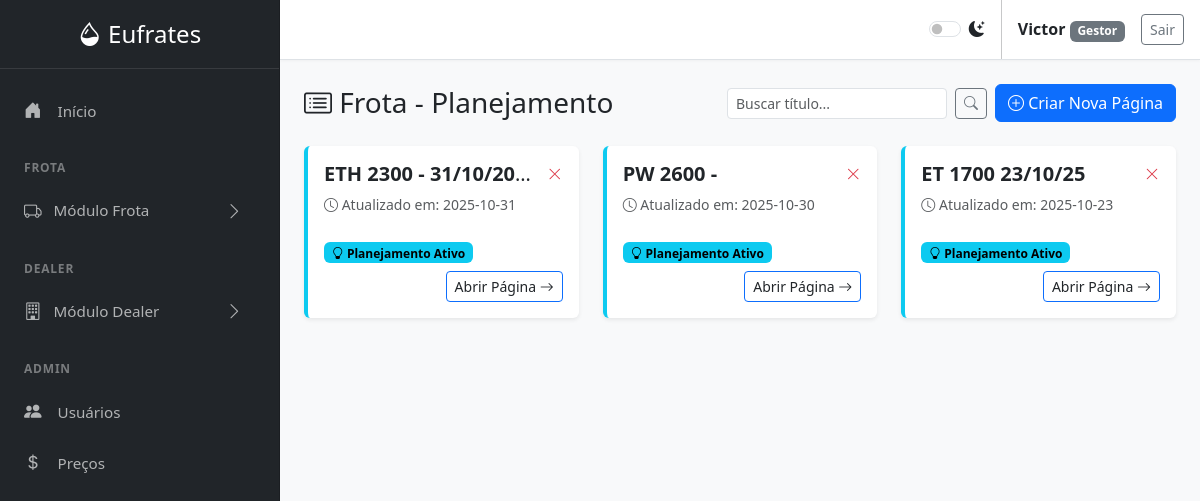
The page /frota-notion (signed in) on the database its author committed.
### tables this page shows
CREATE TABLE users (
        id INTEGER PRIMARY KEY AUTOINCREMENT,
        username TEXT NOT NULL UNIQUE,
        password_hash TEXT NOT NULL,
        role TEXT NOT NULL CHECK(role IN ('Gestor', 'Comprador', 'Padrão'))
    );

CREATE TABLE notion_pages (
        id INTEGER PRIMARY KEY AUTOINCREMENT,
        user_id INTEGER NOT NULL,
        category TEXT NOT NULL, -- 'frota' ou 'historico'
        title TEXT NOT NULL,
        content TEXT, -- Markdown ou texto para simular blocos
        status TEXT DEFAULT 'Ativa', -- 'Ativa', 'Transferida', 'Manual'
        data_registro TEXT DEFAULT CURRENT_TIMESTAMP,
        FOREIGN KEY (user_id) REFERENCES users (id)
    );

### frota.py (the view)
@frota_bp.route('/frota-notion', methods=['GET'])
@login_required
def frota_notion():
    search_query = request.args.get('search', '')
    pages = get_notion_pages_by_category('frota', search_query if search_query else None)
    order_status = {'Ativa': 1, 'Transferida': 2, 'Manual': 3}
    pages.sort(key=lambda x: order_status.get(x['status'], 99))
    return render_template('frota_notion.html', active_page='frota_notion', pages=pages, search_query=search_query)

### database.py (called while the page is built)
def get_db_connection():
    conn = sqlite3.connect('abastecimentos.db')
    conn.row_factory = sqlite3.Row
    return conn

def get_user_by_id(user_id):
    conn = get_db_connection()
    user = conn.execute('SELECT * FROM users WHERE id = ?', (user_id,)).fetchone()
    conn.close()
    return user

def get_notion_pages_by_category(category, search_query=None):
    conn = get_db_connection()
    query = "SELECT * FROM notion_pages WHERE category = ?"
    params = [category]
    if search_query:
        query += " AND title LIKE ?"
        params.append(f'%{search_query}%')
    query += " ORDER BY data_registro DESC"
    df = pd.read_sql(query, conn, params=params)
    conn.close()
    return df.to_dict('records')

### utils.py (called while the page is built)
def inject_now():
    return {'now': datetime.now(), 'g': g}

def load_logged_in_user():
    user_id = session.get('user_id')
    g.user = get_user_by_id(user_id) if user_id else None

def login_required(view):
    @wraps(view)
    def wrapped_view(*args, **kwargs):
        if g.user is None:
            flash('Você precisa estar logado para acessar esta página.', 'warning')
            return redirect(url_for('auth.login'))
        return view(*args, **kwargs)
    return wrapped_view

### templates/frota_notion.html (shortened to what this page needs)
{% extends "base.html" %}
{% block content %}
<div class="d-flex justify-content-between align-items-center mb-4">
    <h1 class="h3 mb-0"><i class="bi bi-card-list"></i> Frota - Planejamento</h1>
    <div class="d-flex gap-2">
        <form method="GET" action="{{ url_for('frota.frota_notion') }}" class="d-flex align-items-center">
            <input type="text" name="search" class="form-control form-control-sm me-2" placeholder="Buscar título..." value="{{ search_query or '' }}">
            <button type="submit" class="btn btn-sm btn-outline-secondary" title="Buscar"><i class="bi bi-search"></i></button>
        </form>
        <button class="btn btn-primary" data-bs-toggle="modal" data-bs-target="#novaPaginaModal">
            <i class="bi bi-plus-circle"></i> Criar Nova Página
        </button>
    </div>
</div>
<div class="row row-cols-1 row-cols-md-2 row-cols-lg-3 g-4" id="page-list-container">
    {% for page in pages %}
    <div class="col">
        <div class="card h-100 notion-page-card shadow-sm border-0 border-start border-4
                    {% if page.status == 'Ativa' %}border-info{% elif page.status == 'Transferida' %}border-success{% else %}border-secondary{% endif %}"
             style="transition: transform 0.2s ease;">
            <div class="card-body d-flex flex-column">
                <div class="d-flex justify-content-between align-items-start">
                    <h5 class="card-title text-truncate mb-1">
                        <a href="{{ url_for('frota.notion_page_detail', id=page.id) }}" class="text-decoration-none text-body fw-bold">
                            {{ page.title }}
                        </a>
                    </h5>
                    <button class="btn btn-sm btn-link text-danger p-0 ms-2" onclick="excluirPagina({{ page.id }})" title="Excluir Permanentemente">
                        <i class="bi bi-x-lg"></i>
                    </button>
                </div>
                <p class="card-text text-muted small mt-1">
                    <i class="bi bi-clock"></i> Atualizado em: {{ page.data_registro.split(' ')[0] }}
                </p>
                <div class="mt-auto pt-2">
                    {% if page.status == 'Ativa' %}
                        <span class="badge text-bg-info"><i class="bi bi-lightbulb"></i> Planejamento Ativo</span>
                    {% elif page.status == 'Transferida' %}
                        <span class="badge text-bg-success"><i class="bi bi-check2-circle"></i> Enviado para Histórico</span>
                    {% else %}
                        <span class="badge text-bg-secondary">{{ page.status }}</span>
                    {% endif %}
                </div>
            </div>
            <div class="card-footer bg-transparent border-0 d-flex justify-content-end pb-3 pt-0">
                 <a href="{{ url_for('frota.notion_page_detail', id=page.id) }}" class="btn btn-sm btn-outline-primary">
                    Abrir Página <i class="bi bi-arrow-right"></i>
                 </a>
            </div>
        </div>
    </div>
    {% endfor %}
</div>
{% endblock %}

### templates/base.html (shortened to what this page needs)
<!DOCTYPE html>
<html lang="pt-BR" data-bs-theme="light">
<head>
    <link href="https://cdn.jsdelivr.net/npm/bootstrap@5.3.3/dist/css/bootstrap.min.css" rel="stylesheet">
    <link rel="stylesheet" href="https://cdn.jsdelivr.net/npm/bootstrap-icons@1.11.3/font/bootstrap-icons.min.css">
</head>
<body>
    <div class="sidebar text-white">
        <div class="sidebar-header text-center">
            <a href="{{ url_for('frota.index') }}" class="fs-4 text-white text-decoration-none">
                <i class="bi bi-droplet-half"></i> Eufrates
            </a>
        </div>
        <ul class="nav flex-column flex-grow-1 mt-3">
            <li class="nav-item">
                <a class="nav-link {% if active_page == 'index' %}active{% endif %}" href="{{ url_for('frota.index') }}">
                    <i class="bi bi-house-door-fill"></i> Início
                </a>
            </li>
            <div class="sidebar-heading">Frota</div>
            <li class="nav-item">
                <a class="nav-link d-flex align-items-center" data-bs-toggle="collapse" href="#frotaSubmenu" role="button" aria-expanded="false" aria-controls="frotaSubmenu">
                    <i class="bi bi-truck"></i> Módulo Frota <i class="bi bi-chevron-right arrow"></i>
                </a>
            </li>
            <div class="sidebar-heading">Dealer</div>
            <li class="nav-item">
                <a class="nav-link d-flex align-items-center" data-bs-toggle="collapse" href="#dealerSubmenu" role="button" aria-expanded="false" aria-controls="dealerSubmenu">
                    <i class="bi bi-building"></i> Módulo Dealer <i class="bi bi-chevron-right arrow"></i>
                </a>
            </li>
            {% if g.user and g.user.role in ['Administrador', 'Gestor'] %}
            <div class="sidebar-heading">Admin</div>
            <li class="nav-item">
                <a class="nav-link {% if active_page == 'user_management' %}active{% endif %}" href="{{ url_for('auth.user_management') }}">
                    <i class="bi bi-people-fill"></i> Usuários
                </a>
            </li>
            <li class="nav-item">
                <a class="nav-link {% if active_page == 'reajuste_combustiveis' %}active{% endif %}" href="{{ url_for('frota.reajuste_combustiveis') }}">
                    <i class="bi bi-currency-dollar"></i> Preços
                </a>
            </li>
            {% endif %}
        </ul>
    </div>
    <div class="main-content">
        <nav class="top-nav px-3 d-flex align-items-center justify-content-end">
            <div class="form-check form-switch me-3">
                <input class="form-check-input" type="checkbox" role="switch" id="themeSwitcher">
                <label class="form-check-label" for="themeSwitcher"><i class="bi bi-moon-stars-fill"></i></label>
            </div>
            {% if g.user %}
                <div class="px-3">
                    <span class="fw-bold">{{ g.user.username }}</span>
                    <span class="badge text-bg-secondary">{{ g.user.role }}</span>
                </div>
                <a href="{{ url_for('auth.logout') }}" class="btn btn-outline-secondary btn-sm">Sair</a>
            {% endif %}
        </nav>
        <main class="page-content">
            {% block content %}{% endblock %}
        </main>
    </div>
</body>
</html>

### templates/base.html (style rules this page uses)
:root { --sidebar-width: 280px; }
body { display: flex; background-color: var(--bs-tertiary-bg); }
.sidebar { width: var(--sidebar-width); height: 100vh; position: fixed; top: 0; left: 0; display: flex; flex-direction: column; background-color: #212529; border-right: 1px solid var(--bs-border-color-translucent); overflow-y: auto; }
.main-content { margin-left: var(--sidebar-width); width: calc(100% - var(--sidebar-width)); }
.top-nav { background-color: var(--bs-body-bg); border-bottom: 1px solid var(--bs-border-color); min-height: 60px; box-shadow: 0 1px 3px rgba(0,0,0, .04); }
.page-content { padding: 1.5rem; }
.sidebar-header { padding: 1rem 1.5rem; border-bottom: 1px solid rgba(255, 255, 255, 0.1); }
.sidebar .nav-link { color: rgba(255, 255, 255, 0.65); font-size: 0.95rem; padding: 0.75rem 1.5rem; }
.sidebar .nav-link .bi { margin-right: 0.75rem; font-size: 1.1rem; }
.sidebar .nav-link[data-bs-toggle="collapse"] .arrow { margin-left: auto; transition: transform 0.2s ease-in-out; }
.sidebar-heading { font-size: .75rem; text-transform: uppercase; letter-spacing: .05rem; font-weight: 600; color: rgba(255, 255, 255, 0.4); padding: 1.5rem 1.5rem 0.5rem; }

### templates/frota_notion.html (style rules this page uses)
.notion-page-card a { color: inherit !important; }
.notion-page-card .card-body { padding-bottom: 0.5rem; }

### rows shown on the page
users: user.username "Victor", user.role "Gestor"
notion_pages: title "ETH 2300 - 31/10/20…", data_registro "2025-10-31", status "Ativa" (drawn)
notion_pages: title "PW 2600 -", data_registro "2025-10-30", status "Ativa" (drawn)
notion_pages: title "ET 1700 23/10/25", data_registro "2025-10-23", status "Ativa" (drawn)
